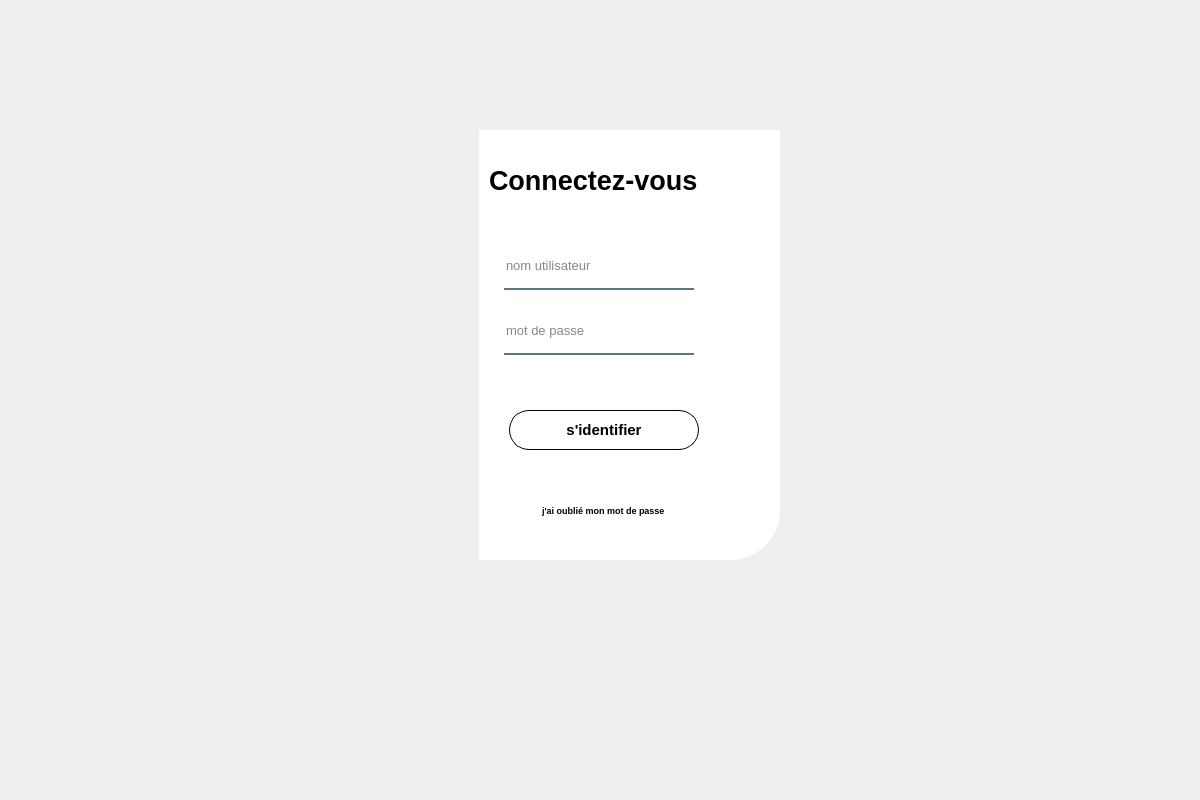
<?xml version="1.0" encoding="UTF-8"?>
<ui version="4.0">
 <class>login</class>
 <widget class="QDialog" name="login">
  <property name="geometry">
   <rect>
    <x>0</x>
    <y>0</y>
    <width>1200</width>
    <height>800</height>
   </rect>
  </property>
  <property name="windowTitle">
   <string>Dialog</string>
  </property>
  <widget class="QWidget" name="widget_2" native="true">
   <property name="geometry">
    <rect>
     <x>209</x>
     <y>100</y>
     <width>791</width>
     <height>600</height>
    </rect>
   </property>
   <property name="styleSheet">
    <string notr="true">#widget_2{
	background-color: transparent;
}
QPushButton#pushButton{
	background-color: qlineargradient(spread:pad, x1:0, y1:0.505682, x2:1, y2:0.477, stop:0 rgba(11, 131, 120, 219), stop:1 rgba(85, 98, 112, 226));
	color:rgba(255, 255, 255, 210);
	border-radius:5px;
}

QPushButton#pushButton:hover{
	background-color: qlineargradient(spread:pad, x1:0, y1:0.505682, x2:1, y2:0.477, stop:0 rgba(150, 123, 111, 219), stop:1 rgba(85, 81, 84, 226));
}

QPushButton#pushButton:pressed{
	padding-left:5px;
	padding-top:5px;
	background-color:rgba(150, 123, 111, 255);
}

QPushButton#pushButton_2, #pushButton_3, #pushButton_4, #pushButton_5{
	background-color: rgba(0, 0, 0, 0);
	color:rgba(85, 98, 112, 255);
}

QPushButton#pushButton_2:hover, #pushButton_3:hover, #pushButton_4:hover, #pushButton_5:hover{
	color: rgba(131, 96, 53, 255);
}

QPushButton#pushButton_2:pressed, #pushButton_3:pressed, #pushButton_4:pressed, #pushButton_5:pressed{
	padding-left:5px;
	padding-top:5px;
	color:rgba(91, 88, 53, 255);
}

</string>
   </property>
   <widget class="QLabel" name="label_27">
    <property name="geometry">
     <rect>
      <x>-11</x>
      <y>40</y>
      <width>441</width>
      <height>430</height>
     </rect>
    </property>
    <property name="styleSheet">
     <string notr="true">border-image: url(:/images/background.jpg);
border-top-left-radius: 50px;</string>
    </property>
    <property name="text">
     <string/>
    </property>
   </widget>
   <widget class="QLabel" name="label_29">
    <property name="geometry">
     <rect>
      <x>270</x>
      <y>30</y>
      <width>301</width>
      <height>430</height>
     </rect>
    </property>
    <property name="styleSheet">
     <string notr="true">background-color:rgba(255, 255, 255, 255);
border-bottom-right-radius: 50px;</string>
    </property>
    <property name="text">
     <string/>
    </property>
   </widget>
   <widget class="QLabel" name="label_30">
    <property name="geometry">
     <rect>
      <x>280</x>
      <y>60</y>
      <width>271</width>
      <height>41</height>
     </rect>
    </property>
    <property name="font">
     <font>
      <pointsize>20</pointsize>
      <weight>75</weight>
      <bold>true</bold>
     </font>
    </property>
    <property name="styleSheet">
     <string notr="true">color:rgba( 85, 255);</string>
    </property>
    <property name="text">
     <string>Connectez-vous </string>
    </property>
   </widget>
   <widget class="QLineEdit" name="lineEdit_11">
    <property name="geometry">
     <rect>
      <x>295</x>
      <y>150</y>
      <width>190</width>
      <height>40</height>
     </rect>
    </property>
    <property name="font">
     <font>
      <pointsize>10</pointsize>
     </font>
    </property>
    <property name="styleSheet">
     <string notr="true">background-color:rgba(0, 0, 0, 0);
border:none;
border-bottom:2px solid rgba(46, 82, 101, 200);
color:rgba(0, 0, 0, 240);
padding-bottom:7px;</string>
    </property>
    <property name="placeholderText">
     <string>nom utilisateur </string>
    </property>
   </widget>
   <widget class="QLineEdit" name="lineEdit_12">
    <property name="geometry">
     <rect>
      <x>295</x>
      <y>215</y>
      <width>190</width>
      <height>40</height>
     </rect>
    </property>
    <property name="font">
     <font>
      <pointsize>10</pointsize>
     </font>
    </property>
    <property name="styleSheet">
     <string notr="true">background-color:rgba(0, 0, 0, 0);
border:none;
border-bottom:2px solid rgba(46, 82, 101, 200);
color:rgba(0, 0, 0, 240);
padding-bottom:7px;</string>
    </property>
    <property name="echoMode">
     <enum>QLineEdit::Password</enum>
    </property>
    <property name="placeholderText">
     <string>mot de passe </string>
    </property>
   </widget>
   <widget class="QPushButton" name="buttonLogin_4">
    <property name="geometry">
     <rect>
      <x>300</x>
      <y>310</y>
      <width>190</width>
      <height>40</height>
     </rect>
    </property>
    <property name="font">
     <font>
      <pointsize>11</pointsize>
      <weight>75</weight>
      <bold>true</bold>
     </font>
    </property>
    <property name="styleSheet">
     <string notr="true">border: 1px solid black;
border-radius:20px !important;</string>
    </property>
    <property name="text">
     <string>s'identifier</string>
    </property>
   </widget>
   <widget class="QPushButton" name="buttonClose_4">
    <property name="geometry">
     <rect>
      <x>470</x>
      <y>30</y>
      <width>41</width>
      <height>31</height>
     </rect>
    </property>
    <property name="styleSheet">
     <string notr="true">background-color: qlineargradient(spread:pad, x1:0, y1:0, x2:1, y2:0, stop:0 rgba(255, 255, 255, 255), stop:1 rgba(255, 255, 255, 255));
border:none;</string>
    </property>
    <property name="text">
     <string/>
    </property>
    <property name="icon">
     <iconset>
      <normaloff>:/icons/icons/icons8-fermer-la-fenêtre-50.png</normaloff>:/icons/icons/icons8-fermer-la-fenêtre-50.png</iconset>
    </property>
   </widget>
   <widget class="QPushButton" name="buttonRegister_5">
    <property name="geometry">
     <rect>
      <x>280</x>
      <y>390</y>
      <width>231</width>
      <height>41</height>
     </rect>
    </property>
    <property name="font">
     <font>
      <pointsize>7</pointsize>
      <weight>75</weight>
      <bold>true</bold>
     </font>
    </property>
    <property name="styleSheet">
     <string notr="true">border:none;
background-color: qlineargradient(spread:pad, x1:0, y1:0, x2:1, y2:0, stop:0 rgba(255, 255, 255, 255), stop:1 rgba(255, 255, 255, 255));</string>
    </property>
    <property name="text">
     <string>j'ai oublié mon mot de passe </string>
    </property>
   </widget>
   <widget class="QLabel" name="label">
    <property name="geometry">
     <rect>
      <x>-120</x>
      <y>30</y>
      <width>391</width>
      <height>431</height>
     </rect>
    </property>
    <property name="text">
     <string/>
    </property>
    <property name="pixmap">
     <pixmap>../../template/icons/Capture.PNG</pixmap>
    </property>
   </widget>
  </widget>
 </widget>
 <resources/>
 <connections/>
</ui>
